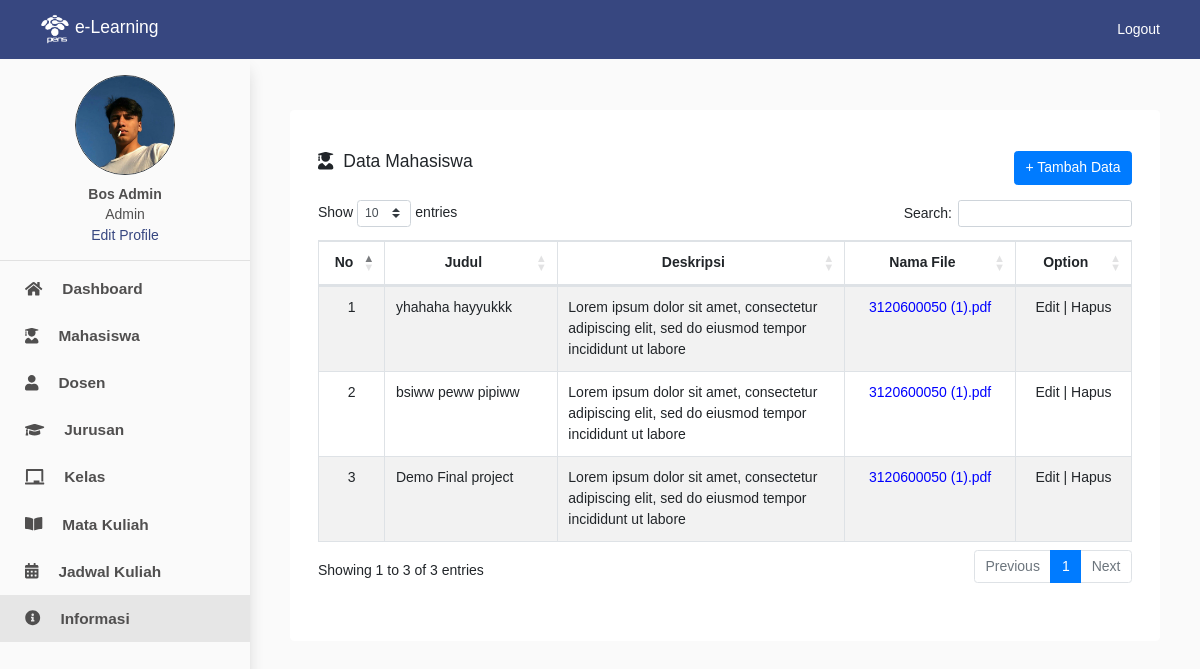
Page /view/admin/informasi.php (signed in) on the committed database.
### tables this page shows
CREATE TABLE `user` (
  `id` int(11) NOT NULL,
  `user_id` int(11) NOT NULL,
  `nama` varchar(100) NOT NULL,
  `email` varchar(100) NOT NULL,
  `password` varchar(100) NOT NULL,
  `nama_foto` varchar(100) NOT NULL,
  `tipe_foto` varchar(100) NOT NULL,
  `role` varchar(100) NOT NULL
);

CREATE TABLE `informasi` (
  `id` int(11) NOT NULL,
  `judul` varchar(100) NOT NULL,
  `deskripsi` varchar(100) NOT NULL,
  `nama_file` varchar(100) NOT NULL
);

### view/admin/informasi.php (the view, shortened to what this page needs)
<?php
include '../../config/connection.php';
$id = $_SESSION['id'];
$query = mysqli_query($connection, "SELECT * FROM user WHERE id = $id");
$result = mysqli_fetch_assoc($query);
?>
<!DOCTYPE html>
<html lang="en">
<head>
    <link rel="stylesheet" href="https://cdn.jsdelivr.net/npm/bootstrap@4.6.0/dist/css/bootstrap.min.css">
    <link rel="stylesheet" href="https://cdnjs.cloudflare.com/ajax/libs/font-awesome/5.13.0/css/all.min.css">
    <link rel="stylesheet" href="https://cdnjs.cloudflare.com/ajax/libs/twitter-bootstrap/4.5.2/css/bootstrap.css">
    <link rel="stylesheet" href="https://cdn.datatables.net/1.10.24/css/dataTables.bootstrap4.min.css">
    <link rel="stylesheet" href="../style.css">
</head>
<body style="background: #fafafa">
    <nav class="navbar navbar-light fixed-top" style="padding: 10px 40px; background-color: #374780">
        <a class="navbar-brand" href="#" style="color: #ffff">
            <img src="../assets/pens_putih.png" width="30" height="30" class="d-inline-block align-top" alt="">
            e-Learning
        </a>
        <span class="navbar-text">
            <a href="../../config/logout.php" style="color: #ffff; text-decoration: none">Logout</a>
        </span>
    </nav>
    <div class="wrapper">
        <nav id="sidebar">
            <div style="text-align: center; margin-top: 15px">
                <?php
                if ($result['nama_foto'] == '') {
                ?><img src="../assets/user.png" width="90px" height="90px" class="rounded-circle border border-dark"><br><br>
                <?php
                } else {
                ?><img src="../../profileUser/<?php echo $result['nama_foto'] ?>" width="100px" height="100px" class="rounded-circle border border-dark"><br><br>
                <?php
                }
                ?>
                <p style="margin-top: -12px; font-weight: bold; margin-bottom: 2px"><?php echo $result['nama'] ?></p>
                <p style="margin-top: -3px; margin-bottom: 0px">Admin</p>
                <a href="" style="color:#374780" data-toggle="modal" data-target="#editProfile">Edit Profile</a>
            </div>
            <hr>
            <ul class="list-unstyled components" style="margin-top: -10px">
                <li>
                    <a href="dashboard.php"><span class="fas fa-home" style="margin-right: 20px;"></span>Dashboard</a>
                </li>
                <li>
                    <a href="daftarMahasiswa.php"><span class="fas fa-user-graduate" style="margin-right: 20px;"></span>Mahasiswa</a>
                </li>
                <li>
                    <a href="daftarDosen.php"><span class="fas fa-user" style="margin-right: 20px;"></span>Dosen</a>
                </li>
                <li>
                    <a href="daftarJurusan.php"><span class="fas fa-graduation-cap" style="margin-right: 20px;"></span>Jurusan</a>
                </li>
                <li>
                    <a href="daftarKelas.php"><span class="fas fa-chalkboard" style="margin-right: 20px;"></span>Kelas</a>
                </li>
                <li>
                    <a href="daftarMatkul.php"><span class="fas fa-book-open" style="margin-right: 20px;"></span>Mata Kuliah</a>
                </li>
                <li>
                    <a href="jadwalKuliah.php"><span class="fas fa-calendar-alt" style="margin-right: 20px;"></span>Jadwal Kuliah</a>
                </li>
                <li class="active">
                    <a href="informasi.php"><span class="fas fa-info-circle" style="margin-right: 20px;"></span>Informasi</a>
                </li>
            </ul>
        </nav>
        <div class="content">
            <div style="padding: 30px 20px">
                <div class="jumbotron" style="background-color: #fff">
                    <div style="display: flex; justify-content: space-between">
                        <h5 style="margin-top: -15px; margin-bottom: 15px"><span class="fas fa-user-graduate" style="margin-right: 10px;"></span>Data Mahasiswa</h5>
                        <button type="button" class="btn btn-primary" data-toggle="modal" data-target="#inputData" style="margin-top: -15px; margin-bottom: 15px">
                            + Tambah Data
                        </button>
                    </div>
                    <section>
                        <table id="example" class="table table-striped table-bordered" style="width:100%">
                            <thead>
                                <tr>
                                    <th style="text-align: center">No</th>
                                    <th style="text-align: center">Judul</th>
                                    <th style="text-align: center; width: 250px">Deskripsi</th>
                                    <th style="text-align: center">Nama File</th>
                                    <th style="text-align: center">Option</th>
                                </tr>
                            </thead>
                            <tbody>
                                <?php
                                $data = mysqli_query($connection, "SELECT * FROM informasi");
                                foreach ($data as $key => $value) { ?>
                                    <tr>
                                        <td style="text-align: center"><?php echo ++$key ?></td>
                                        <td><?php echo $value['judul'] ?></td>
                                        <td><?php echo $value['deskripsi'] ?></td>
                                        <td style="text-align: center; color: blue"><a href="../../config/download.php?filename=<?php echo $value['nama_file'] ?>"><?php echo $value['nama_file'] ?></a></td>
                                        <td style="text-align: center">
                                            <a href="" data-toggle="modal" data-target="#editData<?php echo $value['id'] ?>">Edit</a> |
                                            <a href="" data-toggle="modal" data-target="#deleteData<?php echo $value['id'] ?>">Hapus</a>
                                        </td>
                                    </tr>
                                <?php
                                }
                                ?>
                            </tbody>
                        </table>
                    </section>
                </div>
            </div>
        </div>
    </div>
</body>
</html>

### view/style.css (style rules this page uses)
* { font-family: 'Poppins', sans-serif; font-size: 14px; }
.wrapper { display: flex; width: 100%; align-items: stretch; margin-top: 60px }
a, a:hover, a:focus { color: inherit; text-decoration: none; transition: all 0.3s; }
#sidebar { min-width: 250px; max-width: 250px; min-height: 100vh; background: rgb(250, 250, 250); color: rgb(80, 79, 79); transition: all 0.3s; box-shadow: 0 8px 16px -4px rgb(199, 199, 199); position: fixed; }
#sidebar ul li a { padding: 12px 25px; font-size: 1.1em; display: block; font-weight: 600; }
#sidebar ul li.active { color: rgb(80, 79, 79); background: #e6e6e6; }
.content { width: 100%; padding: 20px; min-height: 100vh; margin-left: 250px; }

### rows in the picture
user: nama_foto (picture), nama "Bos Admin"
informasi: judul "yhahaha hayyukkk", deskripsi "Lorem ipsum dolor sit amet, consectetur adipiscing elit, sed do eiusmod tempor incididunt ut labore", nama_file "3120600050 (1).pdf"
informasi: judul "bsiww peww pipiww", deskripsi "Lorem ipsum dolor sit amet, consectetur adipiscing elit, sed do eiusmod tempor incididunt ut labore", nama_file "3120600050 (1).pdf"
informasi: judul "Demo Final project", deskripsi "Lorem ipsum dolor sit amet, consectetur adipiscing elit, sed do eiusmod tempor incididunt ut labore", nama_file "3120600050 (1).pdf"
